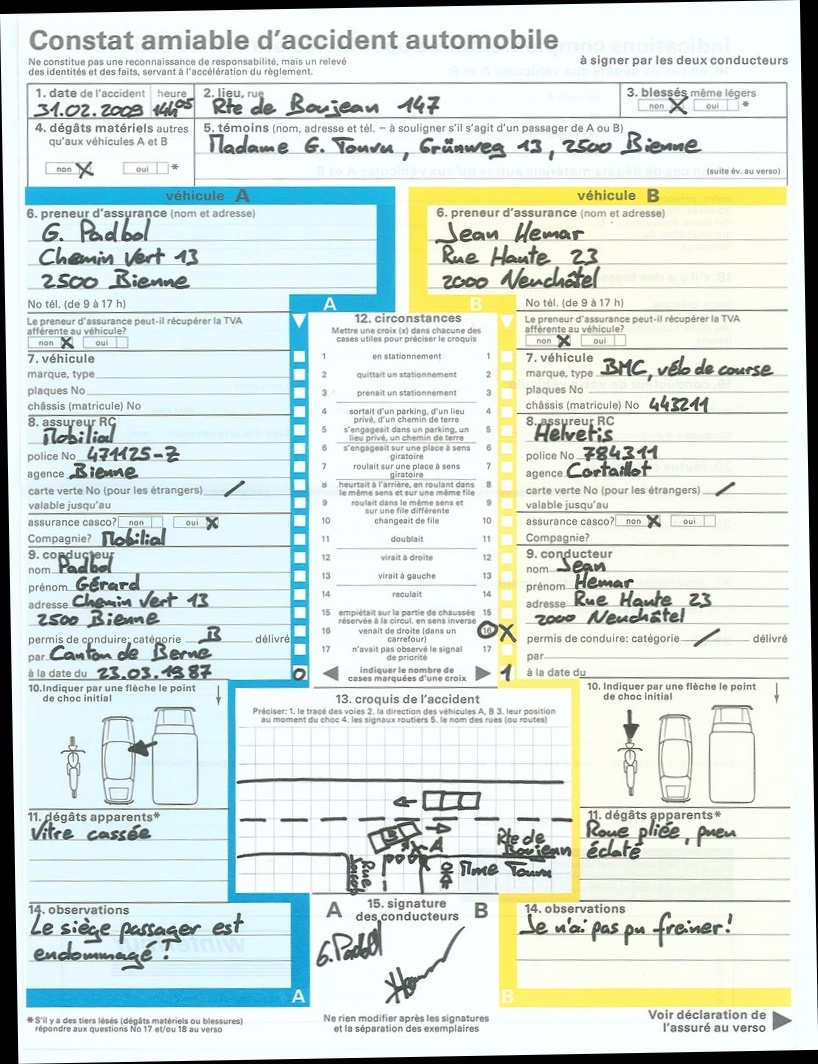
#> input picture data/output/deskewed_constat_1.jpg, 818 x 1064 px
$ python 03_run_crop_image.py
#> lines starting #> are read from the running program, lines starting #| are printed output that depends on the picture
import cv2
import os
from constants import OUTPUT_PATH
import json

FILENAME = 'deskewed_constat_1.jpg'
JSON_COORDINATES = 'to_crop.json'


def get_boxing_coordinates(json_file_path):
    with open(json_file_path) as json_file:
        data = json.load(json_file)
        y = int(data['margin_from_top'])
        x = int(data['margin_from_left'])
        h = int(data['height'])
        w = int(data['width'])
    return y, x, h, w


def crop_image(image, y, x, h, w):
    crop_img = image[y:y + h, x:x + w].copy()
    return crop_img


if __name__ == '__main__':
    # Load image
    img = cv2.imread(os.path.join(OUTPUT_PATH, FILENAME))
#> img is the input picture: shape (1064, 818, 3); mean B, G, R 219.3, 223.7, 214.2

    # Get right format of coordinates for cropping
    MARGIN_FROM_TOP, MARGIN_FROM_LEFT, HEIGHT, WIDTH = get_boxing_coordinates(
        JSON_COORDINATES)
#> (reads to_crop.json from the repository)

    # Crop image
    cropped_image = crop_image(img,
                              MARGIN_FROM_TOP,
                              MARGIN_FROM_LEFT,
                              HEIGHT,
                              WIDTH)
#> in crop_image, `crop_img = image[y:y + h, x:x + w].copy()`:
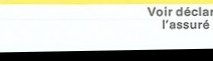
#> crop_img: shape (61, 213, 3); mean B, G, R 195.1, 204.6, 203.1

    # Save and display cropped image
    cv2.imwrite(os.path.join(OUTPUT_PATH, 'crop_' + FILENAME),
                cropped_image)
    cv2.imshow('croped_image', cropped_image)
    cv2.waitKey(0)
